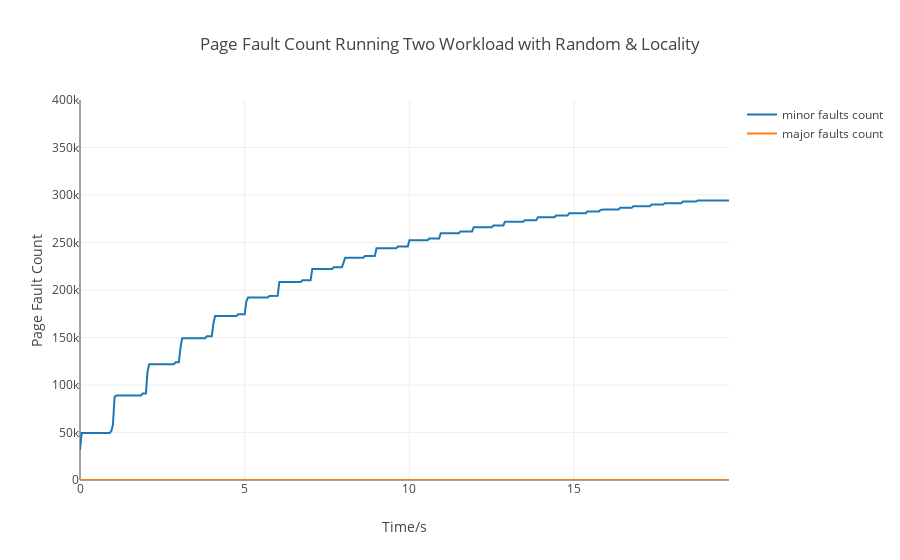

This figure's notebook cell:
### Code cell
import plotly.offline as py
import plotly.graph_objs as go

major_faults = []
minor_faults = []
sum_maj = 0
sum_min = 0

with open("./profile2.data") as f :
    jiffies = []
    for line in f.readlines() :
        try :
            s = [int(x) for x in line.strip().split(" ")]
        except :
            break
        if s[0] == 0 :
            break
        sum_maj += s[2]
        sum_min += s[1]
        jiffies.append(s[0])
        major_faults.append(sum_maj)
        minor_faults.append(sum_min)
    print("Completion time", jiffies[-1] - jiffies[0])

traces = []

trace = go.Scatter(
    x = [x*0.05 for x in range(len(minor_faults))],
    y = [y for y in minor_faults],
    mode = 'lines',
    name = "minor faults count"
)
traces.append(trace)

trace = go.Scatter(
    x = [x*0.05 for x in range(len(major_faults))],
    y = [y for y in major_faults],
    mode = 'lines',
    name = "major faults count"
)
traces.append(trace)

py.init_notebook_mode(connected=True)
py.iplot({
    "data": traces,
    "layout": dict(title = 'Page Fault Count Running Two Workload with Random & Locality',
              xaxis = dict(title = 'Time/s'),
              yaxis = dict(title = 'Page Fault Count', range = [0, 400000]),
              )
})

### Figure 1 — Plotly figure (JSON) as saved in the notebook; plotly's stock layout.template omitted (floating-point values rounded to 4 significant figures; data arrays with more than 128 entries replaced by an {"elided": "..."} marker saying what was removed)
{"data": [{"mode": "lines", "name": "minor faults count", "type": "scatter", "uid": "ccb5be18-5fcc-11e9-9aa2-80e65015b2fe", "x": {"elided": "395 float values"}, "y": {"elided": "395 int values"}}, {"mode": "lines", "name": "major faults count", "type": "scatter", "uid": "ccb5bfd8-5fcc-11e9-8aee-80e65015b2fe", "x": {"elided": "395 float values"}, "y": {"elided": "395 int values"}}], "layout": {"title": "Page Fault Count Running Two Workload with Random & Locality", "xaxis": {"title": "Time/s"}, "yaxis": {"range": [0, 400000], "title": "Page Fault Count"}}}
